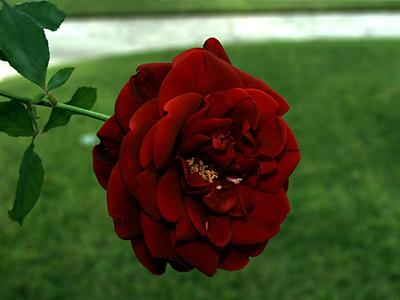
#> input picture datas/f3.jpg, 400 x 300 px
$ jupyter execute '08-图像特效-伪彩色.ipynb'   (shell and % lines are left out)
#> lines starting #> are read from the running program, lines starting #| are printed output that depends on the picture; after the words box and inside, x2 and y2 are one past the last pixel; in counts of white or black regions, pixels touching at a corner belong together
# 图像特效-伪彩色

[cell 1]
#coding:utf-8
import numpy as np
import cv2
import matplotlib.pyplot as plt

[cell 2]
src = cv2.cvtColor(cv2.imread('../datas/f3.jpg'),cv2.COLOR_BGR2RGB)
gray = cv2.imread('../datas/f2.jpg',0)
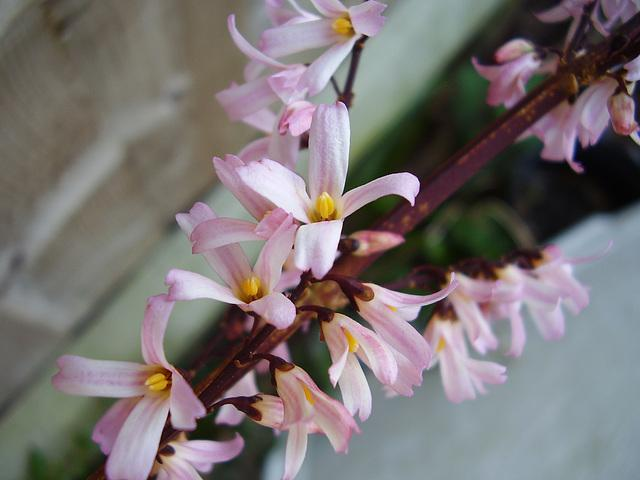
#> input picture python-code/opengl-learning/resources/images/f2.jpg, 640 x 480 px, found by its file name
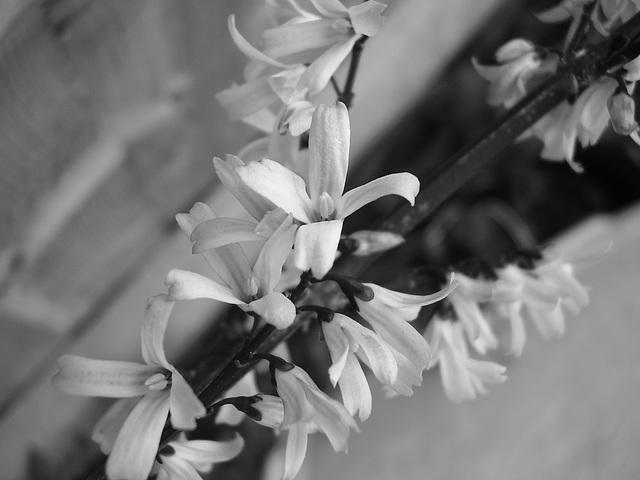
#> gray: shape (480, 640); min 0, max 254, mean 116.2

[cell 3]
def psudo_color(src):
    srci = src
    if len(src.shape) < 3:
        srci = cv2.cvtColor(src,cv2.COLOR_GRAY2RGB)
    srci = srci.astype(np.int32)
    dst = np.zeros_like(srci)
    r = srci[:,:,0]
    g = srci[:,:,1]
    b = srci[:,:,2]
    dr = dst[:,:,0]
    dg = dst[:,:,1]
    db = dst[:,:,2]

    idx = (r <= 127)
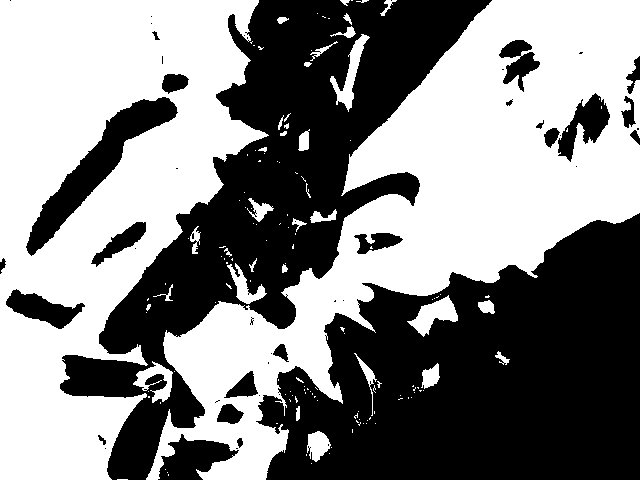
#> idx: shape (480, 640) bool; 52.4% white; 49 black regions (26 under 20 px), largest, box (x1, y1, x2, y2) and area: (256, 213, 640, 480) 68405, (60, 0, 492, 480) 62320, (26, 97, 178, 256) 5513
    dr[idx] = 0
    idx = (r >= 128) & (r <= 191)
#> idx: shape (480, 640) bool; 42.4% white; 165 white regions (140 under 20 px), largest, box (x1, y1, x2, y2) and area: (256, 213, 640, 480) 61885, (60, 0, 492, 480) 53002, (26, 97, 178, 256) 5513
    dr[idx] = 4 * r[idx] - 511
    idx = ( r >= 192) & (r <= 255)
#> idx: shape (480, 640) bool; 5.2% white; 123 white regions (89 under 20 px), largest, box (x1, y1, x2, y2) and area: (238, 159, 312, 223) 2334, (296, 217, 343, 273) 1555, (330, 345, 371, 416) 1336
    dr[idx] = 255
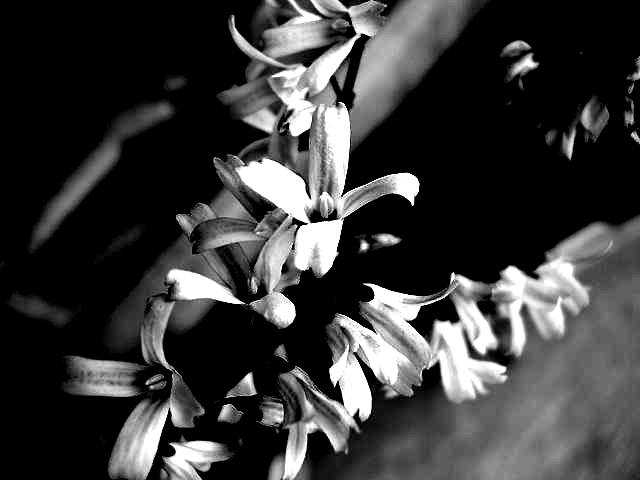
#> dr: shape (480, 640) int32; min 0, max 255, mean 58.2

    idx = (g <= 63)
#> idx: shape (480, 640) bool; 21.2% white; 52 white regions (37 under 20 px), largest, box (x1, y1, x2, y2) and area: (173, 0, 640, 480) 60643, (26, 435, 108, 480) 2140, (412, 298, 454, 333) 519
    dg[idx] = 4 * g[idx]
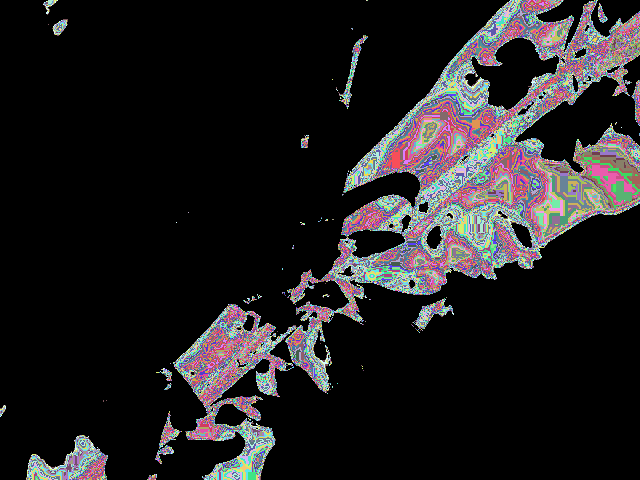
#> dg: shape (480, 640) int32; 64 distinct labels, from 0 to 252; one colour per label, 0 black
    idx = (g >= 64) & (g <= 191)
#> idx: shape (480, 640) bool; 73.6% white; 144 black regions (107 under 20 px), largest, box (x1, y1, x2, y2) and area: (169, 0, 640, 480) 68341, (238, 159, 312, 223) 2334, (26, 435, 108, 480) 2140
    dg[idx] = 255
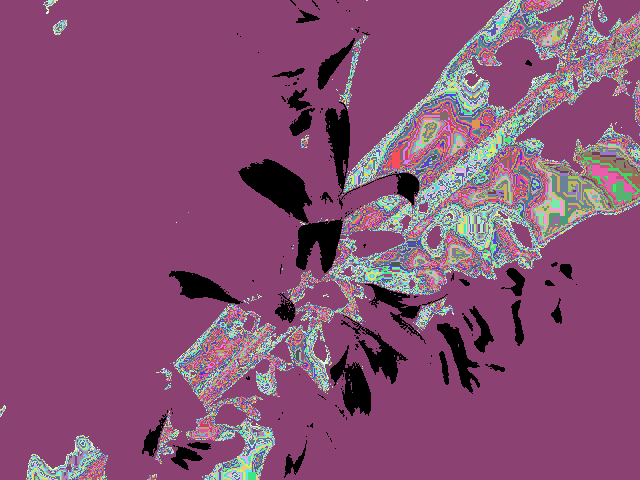
#> dg: shape (480, 640) int32; 65 distinct labels, from 0 to 255; one colour per label, 0 black
    idx = (g >= 192) & ( g <= 255)
    dg[idx] = 1023 - 4 * g[idx]
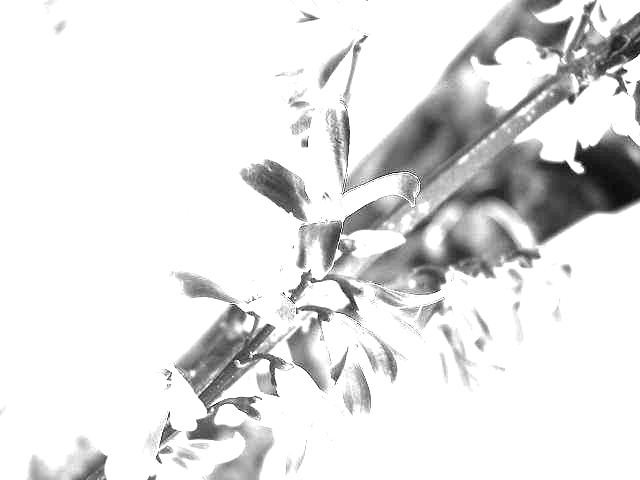
#> dg: shape (480, 640) int32; 5.22% of pixels changed, all inside (x1, y1, x2, y2) = (142, 0, 577, 478)

    idx = (b <= 63)
    db[idx] = 255
    idx = (b >= 64) & (b <= 127)
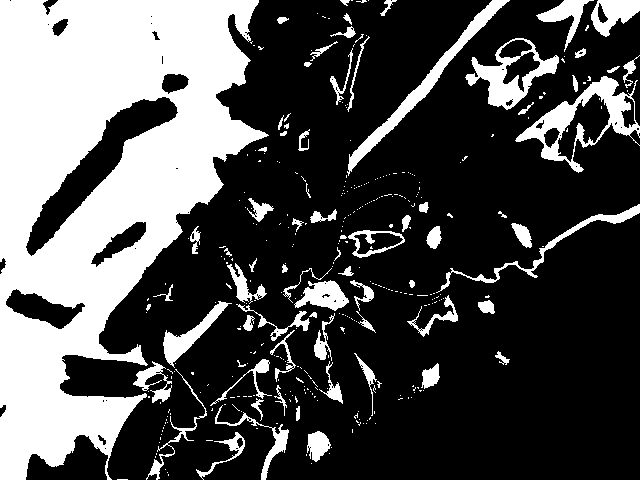
#> idx: shape (480, 640) bool; 31.2% white; 360 white regions (287 under 20 px), largest, box (x1, y1, x2, y2) and area: (0, 0, 269, 480) 71721, (515, 76, 640, 173) 3161, (347, 0, 510, 176) 2438
    db[idx] = 511 - 4 * b[idx]
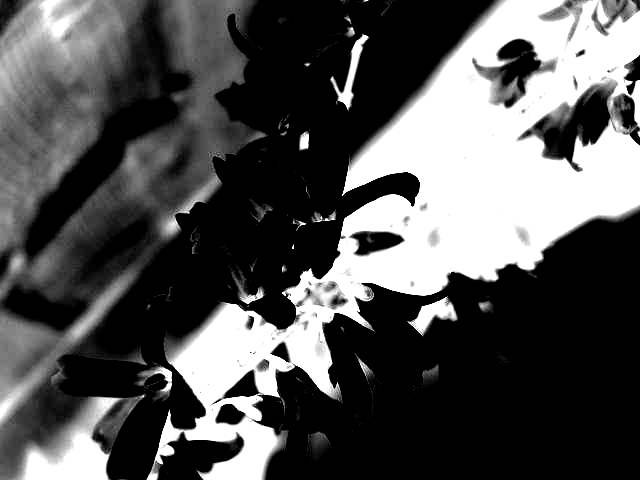
#> db: shape (480, 640) int32; min 0, max 255, mean 83.8
    idx = (b >=128) & (b <= 255)
    db[idx] = 0

    return cv2.convertScaleAbs(dst)

[cell 4]
dst = psudo_color(gray)
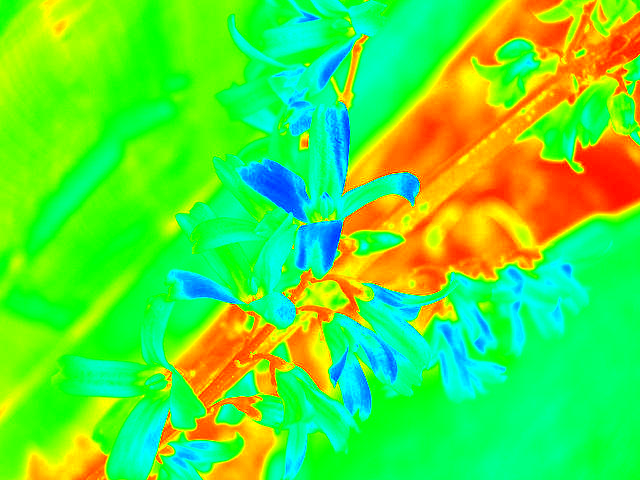
#> dst: shape (480, 640, 3); mean of channels 0, 1, 2 58.2, 227.2, 83.8; drawn as B, G, R
plt.imshow(dst)
plt.title('Psudo Color')
